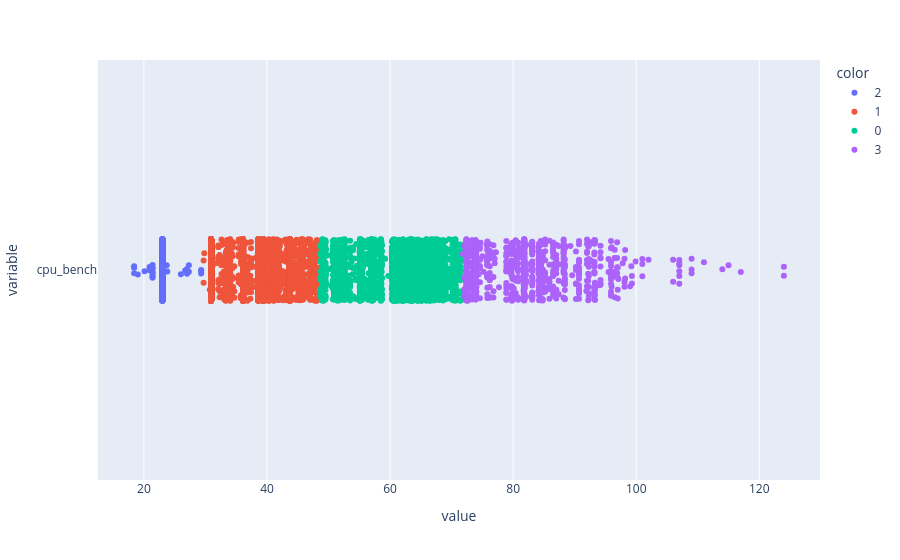

Notebook source saved alongside this figure:
### Code cell
px.strip(X, color=labels, orientation='h', stripmode='overlay')

### Figure 1 — Plotly figure (JSON) as saved in the notebook; plotly's stock layout.template omitted (floating-point values rounded to 4 significant figures; data arrays with more than 128 entries replaced by an {"elided": "..."} marker saying what was removed)
{"data": [{"alignmentgroup": "True", "boxpoints": "all", "fillcolor": "rgba(255,255,255,0)", "hoveron": "points", "hovertemplate": "color=2<br>value=%{x}<br>variable=%{y}<extra></extra>", "legendgroup": "2", "line": {"color": "rgba(255,255,255,0)"}, "marker": {"color": "#636efa"}, "name": "2", "offsetgroup": "2", "orientation": "h", "pointpos": 0, "showlegend": true, "type": "box", "x": {"elided": "1136 float values"}, "x0": " ", "xaxis": "x", "y": {"elided": "1136 str values"}, "y0": " ", "yaxis": "y"}, {"alignmentgroup": "True", "boxpoints": "all", "fillcolor": "rgba(255,255,255,0)", "hoveron": "points", "hovertemplate": "color=1<br>value=%{x}<br>variable=%{y}<extra></extra>", "legendgroup": "1", "line": {"color": "rgba(255,255,255,0)"}, "marker": {"color": "#EF553B"}, "name": "1", "offsetgroup": "1", "orientation": "h", "pointpos": 0, "showlegend": true, "type": "box", "x": {"elided": "13584 float values"}, "x0": " ", "xaxis": "x", "y": {"elided": "13584 str values"}, "y0": " ", "yaxis": "y"}, {"alignmentgroup": "True", "boxpoints": "all", "fillcolor": "rgba(255,255,255,0)", "hoveron": "points", "hovertemplate": "color=0<br>value=%{x}<br>variable=%{y}<extra></extra>", "legendgroup": "0", "line": {"color": "rgba(255,255,255,0)"}, "marker": {"color": "#00cc96"}, "name": "0", "offsetgroup": "0", "orientation": "h", "pointpos": 0, "showlegend": true, "type": "box", "x": {"elided": "4259 float values"}, "x0": " ", "xaxis": "x", "y": {"elided": "4259 str values"}, "y0": " ", "yaxis": "y"}, {"alignmentgroup": "True", "boxpoints": "all", "fillcolor": "rgba(255,255,255,0)", "hoveron": "points", "hovertemplate": "color=3<br>value=%{x}<br>variable=%{y}<extra></extra>", "legendgroup": "3", "line": {"color": "rgba(255,255,255,0)"}, "marker": {"color": "#ab63fa"}, "name": "3", "offsetgroup": "3", "orientation": "h", "pointpos": 0, "showlegend": true, "type": "box", "x": {"elided": "950 float values"}, "x0": " ", "xaxis": "x", "y": {"elided": "950 str values"}, "y0": " ", "yaxis": "y"}], "layout": {"boxmode": "overlay", "legend": {"title": {"text": "color"}, "tracegroupgap": 0}, "margin": {"t": 60}, "xaxis": {"anchor": "y", "domain": [0, 1], "title": {"text": "value"}}, "yaxis": {"anchor": "x", "domain": [0, 1], "title": {"text": "variable"}}}}
